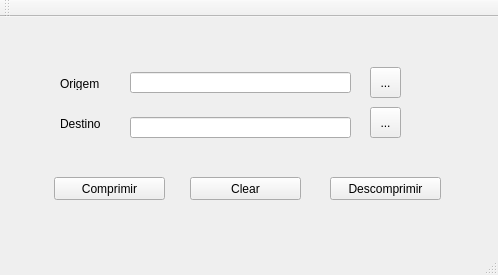
<?xml version="1.0" encoding="UTF-8"?>
<ui version="4.0">
 <class>Gui</class>
 <widget class="QMainWindow" name="Gui">
  <property name="geometry">
   <rect>
    <x>0</x>
    <y>0</y>
    <width>498</width>
    <height>275</height>
   </rect>
  </property>
  <property name="windowTitle">
   <string>Gui</string>
  </property>
  <widget class="QWidget" name="centralWidget">
   <widget class="QToolButton" name="Btn_from">
    <property name="geometry">
     <rect>
      <x>370</x>
      <y>50</y>
      <width>31</width>
      <height>31</height>
     </rect>
    </property>
    <property name="text">
     <string>...</string>
    </property>
   </widget>
   <widget class="QToolButton" name="Btn_to">
    <property name="geometry">
     <rect>
      <x>370</x>
      <y>90</y>
      <width>31</width>
      <height>31</height>
     </rect>
    </property>
    <property name="text">
     <string>...</string>
    </property>
   </widget>
   <widget class="QLineEdit" name="Lne_to">
    <property name="geometry">
     <rect>
      <x>130</x>
      <y>100</y>
      <width>221</width>
      <height>21</height>
     </rect>
    </property>
   </widget>
   <widget class="QLabel" name="label_2">
    <property name="geometry">
     <rect>
      <x>60</x>
      <y>100</y>
      <width>46</width>
      <height>13</height>
     </rect>
    </property>
    <property name="text">
     <string>Destino</string>
    </property>
   </widget>
   <widget class="QPushButton" name="Btn_huff">
    <property name="geometry">
     <rect>
      <x>54</x>
      <y>160</y>
      <width>111</width>
      <height>23</height>
     </rect>
    </property>
    <property name="text">
     <string>Comprimir</string>
    </property>
   </widget>
   <widget class="QPushButton" name="Btn_clear">
    <property name="geometry">
     <rect>
      <x>190</x>
      <y>160</y>
      <width>111</width>
      <height>23</height>
     </rect>
    </property>
    <property name="text">
     <string>Clear</string>
    </property>
   </widget>
   <widget class="QPushButton" name="Btn_unhuff">
    <property name="geometry">
     <rect>
      <x>330</x>
      <y>160</y>
      <width>111</width>
      <height>23</height>
     </rect>
    </property>
    <property name="text">
     <string>Descomprimir</string>
    </property>
   </widget>
   <widget class="QLineEdit" name="Lne_from">
    <property name="geometry">
     <rect>
      <x>130</x>
      <y>55</y>
      <width>221</width>
      <height>21</height>
     </rect>
    </property>
   </widget>
   <widget class="QLabel" name="label">
    <property name="geometry">
     <rect>
      <x>60</x>
      <y>60</y>
      <width>46</width>
      <height>13</height>
     </rect>
    </property>
    <property name="text">
     <string>Origem</string>
    </property>
   </widget>
  </widget>
  <widget class="QMenuBar" name="menuBar">
   <property name="geometry">
    <rect>
     <x>0</x>
     <y>0</y>
     <width>498</width>
     <height>21</height>
    </rect>
   </property>
  </widget>
  <widget class="QToolBar" name="mainToolBar">
   <attribute name="toolBarArea">
    <enum>TopToolBarArea</enum>
   </attribute>
   <attribute name="toolBarBreak">
    <bool>false</bool>
   </attribute>
  </widget>
  <widget class="QStatusBar" name="statusBar"/>
 </widget>
 <layoutdefault spacing="6" margin="11"/>
 <resources/>
 <connections/>
</ui>
